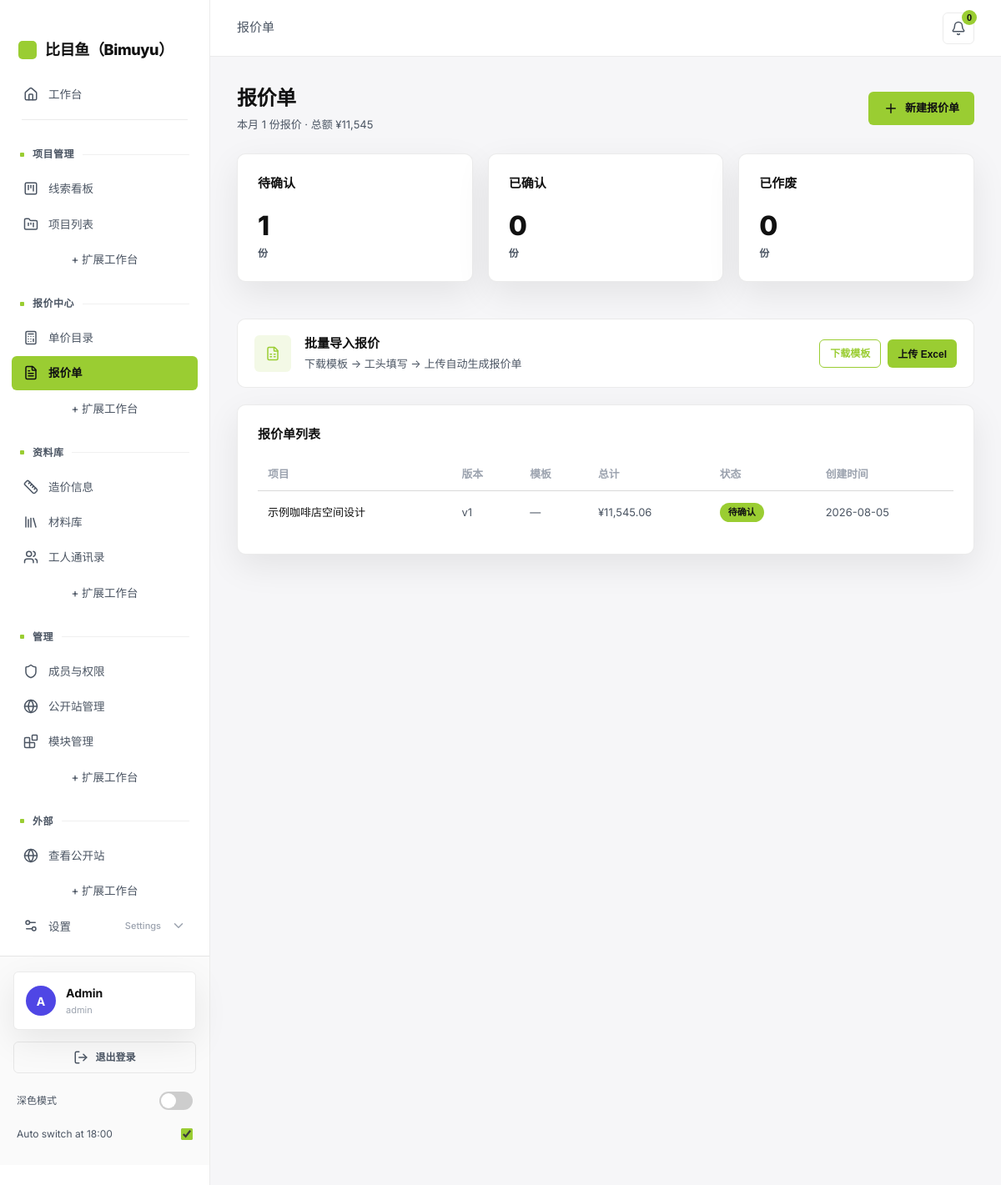
Page /app/quotes (signed in) on the committed database.
### tables this page shows
CREATE TABLE collaborators (
  id INTEGER PRIMARY KEY AUTOINCREMENT,
  email TEXT UNIQUE NOT NULL,
  password_hash TEXT NOT NULL,
  display_name TEXT,
  role TEXT DEFAULT 'viewer',
  project_ids TEXT DEFAULT '[]',
  invited_by TEXT,
  invited_at DATETIME,
  expires_at DATETIME,
  last_access_at DATETIME,
  revoked BOOLEAN DEFAULT FALSE,
  token TEXT
, avatar_url TEXT, username TEXT, membership_level TEXT DEFAULT 'standard', login_days INTEGER DEFAULT 0, earnings REAL DEFAULT 0, onboarding_done INTEGER DEFAULT 0);

CREATE TABLE quotes (
  id INTEGER PRIMARY KEY AUTOINCREMENT,
  project_id INTEGER,
  version INTEGER DEFAULT 1,
  template_id INTEGER,
  json_detail TEXT NOT NULL,
  direct_cost REAL,
  design_fee_pct REAL,
  management_fee_pct REAL,
  tax_pct REAL,
  margin_pct REAL,
  total REAL,
  status TEXT DEFAULT 'draft',
  created_at DATETIME DEFAULT CURRENT_TIMESTAMP,
  FOREIGN KEY (project_id) REFERENCES projects(id),
  FOREIGN KEY (template_id) REFERENCES boq_templates(id)
);

CREATE TABLE projects (
  id INTEGER PRIMARY KEY AUTOINCREMENT,
  code TEXT UNIQUE,
  name TEXT NOT NULL,
  client_id INTEGER,
  industry TEXT,
  area REAL,
  status TEXT DEFAULT 'lead',
  start_date DATE,
  deadline DATE,
  budget_min REAL,
  budget_max REAL,
  brief_md TEXT,
  created_at DATETIME DEFAULT CURRENT_TIMESTAMP,
  updated_at DATETIME DEFAULT CURRENT_TIMESTAMP, lead_designer TEXT, assistant_designer TEXT, construction_lead TEXT, cost REAL DEFAULT 0, profit REAL, margin_pct REAL,
  FOREIGN KEY (client_id) REFERENCES clients(id)
);

### app/routers/quotes.py (the view)
@router.get("", response_class=HTMLResponse)
async def quotes_list(
    request: Request,
    user: dict = Depends(get_current_user),
    unpaid: str = None,
    status: str = None,
):
    project_ids = get_accessible_project_ids(user)
    extra = ""
    if unpaid:
        extra = " AND q.project_id IN (SELECT project_id FROM invoices WHERE paid = 0)"
    if status:
        extra += f" AND q.status = '{status}'"
    with db_session() as conn:
        if project_ids is None:
            quotes = rows_to_list(
                conn.execute(
                    f"""
                    SELECT q.*, p.name as project_name, p.code as project_code,
                           t.name as template_name
                    FROM quotes q
                    JOIN projects p ON q.project_id = p.id
                    LEFT JOIN boq_templates t ON q.template_id = t.id
                    WHERE 1=1 {extra}
                    ORDER BY q.created_at DESC
                    """
                ).fetchall()
            )
        elif project_ids:
            placeholders = ",".join("?" * len(project_ids))
            quotes = rows_to_list(
                conn.execute(
                    f"""
                    SELECT q.*, p.name as project_name, p.code as project_code,
                           t.name as template_name
                    FROM quotes q
                    JOIN projects p ON q.project_id = p.id
                    LEFT JOIN boq_templates t ON q.template_id = t.id
                    WHERE q.project_id IN ({placeholders}) {extra}
                    ORDER BY q.created_at DESC
                    """,
                    project_ids,
                ).fetchall()
            )
        else:
            quotes = []
    _PENDING = {"draft", "pending", "submitted"}
    _CONFIRMED = {"confirmed", "approved"}
    _VOID = {"void", "cancelled"}
    quote_stats = {"pending": 0, "confirmed": 0, "void": 0, "total": len(quotes), "amount": 0}
    for q in quotes:
        s = (q.get("status") or "").lower()
        if s in _PENDING:
            quote_stats["pending"] += 1
        elif s in _CONFIRMED:
            quote_stats["confirmed"] += 1
        elif s in _VOID:
            quote_stats["void"] += 1
        if q.get("total") is not None:
            try:
                quote_stats["amount"] += float(q["total"])
            except (TypeError, ValueError):
                pass
    if user["role"] == "viewer":
        for q in quotes:
            q["total"] = None
    return templates.TemplateResponse(
        "app/quotes/index.html",
        {
            "request": request,
            "user": user,
            "quotes": quotes,
            "quote_stats": quote_stats,
            "active_filter": {"unpaid": unpaid, "status": status},
        },
    )

### templates/app/quotes/index.html (shortened to what this page needs)
{% extends "app/base.html" %}
{% block content %}
{% macro stag(s) %}
  {% set label = {'draft':'待确认','pending':'待确认','submitted':'待提交','confirmed':'已确认','approved':'已确认','void':'已作废','cancelled':'已作废'}.get(s, s) %}
  {% if s in ['draft','pending','submitted'] %}
    <span class="tag tag-accent">{{ label }}</span>
  {% elif s in ['confirmed','approved'] %}
    <span class="tag tag-muted">{{ label }}</span>
  {% elif s in ['void','cancelled'] %}
    <span class="tag tag-risk">{{ label }}</span>
  {% else %}
    <span class="tag tag-muted">{{ label }}</span>
  {% endif %}
{% endmacro %}
<div class="page-header">
  <div>
    <div class="page-title">报价单</div>
    <div class="page-sub">本月 {{ quote_stats.total }} 份报价 · 总额 ¥{{ '{:,.0f}'.format(quote_stats.amount) if quote_stats.amount else '0' }}</div>
  </div>
  <a class="btn-accent" href="/app/projects"><i data-lucide="plus"></i> 新建报价单</a>
</div>
<div class="grid-3">
  <div class="card panel"><h3>待确认</h3><div class="metric-value">{{ quote_stats.pending }}</div><div class="metric-label">份</div></div>
  <div class="card panel"><h3>已确认</h3><div class="metric-value">{{ quote_stats.confirmed }}</div><div class="metric-label">份</div></div>
  <div class="card panel"><h3>已作废</h3><div class="metric-value">{{ quote_stats.void }}</div><div class="metric-label">份</div></div>
</div>
<div class="import-region">
  <span class="import-icon"><i data-lucide="file-spreadsheet"></i></span>
  <div class="import-body">
    <div class="import-title">批量导入报价</div>
    <div class="import-steps">下载模板 → 工头填写 → 上传自动生成报价单</div>
  </div>
  <div class="import-actions">
    <a href="#" class="btn btn-sm btn-outline">下载模板</a>
    <button type="button" class="btn btn-sm btn-primary" onclick="alert('上传功能即将上线')">上传 Excel</button>
  </div>
</div>
<div class="card panel">
  <h3>报价单列表</h3>
  <table class="table">
    <thead>
      <tr><th>项目</th><th>版本</th><th>模板</th><th>总计</th><th>状态</th><th>创建时间</th></tr>
    </thead>
    <tbody>
      {% for q in quotes %}
      <tr>
        <td><a href="/app/projects/{{ q.project_id }}?tab=quote&quote_id={{ q.id }}" style="color:var(--text-primary);text-decoration:none">{{ q.project_name }}</a></td>
        <td>v{{ q.version }}</td>
        <td>{{ q.template_name or '—' }}</td>
        <td>{% if q.total is not none %}¥{{ '{:,.2f}'.format(q.total) }}{% else %}—{% endif %}</td>
        <td>{{ stag(q.status) }}</td>
        <td>{{ q.created_at[:10] if q.created_at else '' }}</td>
      </tr>
      {% else %}
      <tr><td colspan="6" style="color:var(--text-muted)">暂无报价</td></tr>
      {% endfor %}
    </tbody>
  </table>
</div>
{% endblock %}

### templates/app/base.html (shortened to what this page needs)
<!DOCTYPE html>
<html lang="zh-CN">
<head>
  <link rel="stylesheet" href="/static/css/style.css">
  <link rel="stylesheet" href="/static/css/halo.css?v=19">
  <link rel="stylesheet" href="/static/css/cockpit.css?v=3">
  <link rel="stylesheet" href="https://cdnjs.cloudflare.com/ajax/libs/cropperjs/1.6.1/cropper.min.css">
</head>
<body>
  <div class="app-layout">
    <aside class="app-sidebar">
      <div class="sidebar-brand">
        <span class="brand-mark" aria-hidden="true"></span>
        <span>比目鱼（Bimuyu）</span>
      </div>
      {% set cur = request.url.path %}
      {% set t = request.query_params.get('tab', '') %}
      {% set extend_base = "https://vsence.com/pricing" %}
      {% set _parts = cur.split('/') %}
      {% set _section = '/' + _parts[1] + ('/' + _parts[2] if _parts|length > 2 and _parts[2] != '' else '') %}
      {% set _title_map = {
        '/app': '工作台',
        '/app/dashboard': '工作台',
        '/dashboard': '工作台',
        '/app/pipeline': '线索看板',
        '/app/projects': '项目列表',
        '/app/quotes': '报价单',
        '/app/catalog': '单价目录',
        '/app/calculator': '造价信息',
        '/app/library': '材料库',
        '/app/workers': '工人通讯录',
        '/app/settings': '设置',
        '/app/modules': '模块管理',
        '/app/notifications': '消息中心',
        '/app/tasks': '待办'
      } %}
      {% set section_title = _title_map.get(_section, '工作台') %}
      <nav data-onb="nav">
        <ul class="app-nav">
          <li>
            <a href="/dashboard" class="nav-dash{% if cur == '/dashboard' or cur == '/app/dashboard' or cur == '/app/' %} active{% endif %}">
              <i data-lucide="home"></i>
              工作台
            </a>
          </li>
          <li class="nav-divider"></li>
          <li class="nav-section"><span class="nav-section__zh">项目管理</span></li>
          <li><a href="/app/pipeline" {% if cur == '/app/pipeline' %}class="active"{% endif %}><i data-lucide="kanban-square"></i>线索看板</a></li>
          <li><a href="/app/projects" {% if cur == '/app/projects' %}class="active"{% endif %}><i data-lucide="folder-kanban"></i>项目列表</a></li>
          <li><a class="nav-extend" href="{{ extend_base }}?from=projects" target="_blank" rel="noopener">+ 扩展工作台</a></li>
          <li class="nav-section"><span class="nav-section__zh">报价中心</span></li>
          <li><a href="/app/catalog" {% if cur == '/app/catalog' %}class="active"{% endif %}><i data-lucide="calculator"></i>单价目录</a></li>
          <li><a href="/app/quotes" {% if cur == '/app/quotes' %}class="active"{% endif %}><i data-lucide="file-text"></i>报价单</a></li>
          <li><a class="nav-extend" href="{{ extend_base }}?from=quotes" target="_blank" rel="noopener">+ 扩展工作台</a></li>
          <li class="nav-section"><span class="nav-section__zh">资料库</span></li>
          <li><a href="/app/calculator" {% if cur == '/app/calculator' %}class="active"{% endif %}><i data-lucide="ruler"></i>造价信息</a></li>
          <li><a href="/app/library" {% if cur == '/app/library' %}class="active"{% endif %}><i data-lucide="library"></i>材料库</a></li>
          <li><a href="/app/workers" {% if cur == '/app/workers' %}class="active"{% endif %}><i data-lucide="users"></i>工人通讯录</a></li>
          <li><a class="nav-extend" href="{{ extend_base }}?from=library" target="_blank" rel="noopener">+ 扩展工作台</a></li>
          {% if user and user.role == 'admin' %}
          <li class="nav-section"><span class="nav-section__zh">管理</span></li>
          <li><a href="/app/settings?tab=members" {% if cur == '/app/settings' and t == 'members' %}class="active"{% endif %}><i data-lucide="shield"></i>成员与权限</a></li>
          <li><a href="/app/settings?tab=public" {% if cur == '/app/settings' and t == 'public' %}class="active"{% endif %}><i data-lucide="globe"></i>公开站管理</a></li>
          <li><a href="/app/modules" {% if cur == '/app/modules' %}class="active"{% endif %}><i data-lucide="blocks"></i>模块管理</a></li>
          <li><a class="nav-extend" href="{{ extend_base }}?from=manage" target="_blank" rel="noopener">+ 扩展工作台</a></li>
          {% endif %}
          <li class="nav-section"><span class="nav-section__zh">外部</span></li>
          <li data-onb="public"><a href="/" target="_blank"><i data-lucide="globe"></i>查看公开站</a></li>
          <li><a class="nav-extend" href="{{ extend_base }}?from=external" target="_blank" rel="noopener">+ 扩展工作台</a></li>
          {% if user and user.role == 'admin' %}
          <li class="nav-dropdown {% if cur == '/app/settings' %}open{% endif %}" data-onb="settings">
            <button type="button" class="nav-dropdown__toggle" aria-haspopup="true" aria-expanded="{% if cur == '/app/settings' %}true{% else %}false{% endif %}" onclick="var d=this.parentElement;d.classList.toggle('open');this.setAttribute('aria-expanded',d.classList.contains('open'))">
              <span class="nav-dropdown__main"><i data-lucide="settings-2"></i><span class="nav-dropdown__zh">设置</span></span><span class="nav-dropdown__en">Settings</span>
              <i data-lucide="chevron-down" class="nav-dropdown__chevron"></i>
            </button>
          </li>
          {% endif %}
        </ul>
      </nav>
      <div class="sidebar-footer">
          <div class="sidebar-user" id="sidebarUser" data-onb="account"
               onclick="location.href='/app/account'" title="查看账户与权益">
            {% if user.avatar_url %}
            <img class="user-avatar" src="{{ user.avatar_url }}" alt="">
            {% else %}
            <span class="user-avatar" aria-hidden="true">{{ (user.display_name or user.username or user.email)[0:1] | upper }}</span>
            {% endif %}
            <div class="user-info">
              <span class="user-name">{{ user.display_name or user.username or user.email }}</span>
              <span class="user-role">{{ (user.role or 'member') | lower }}</span>
            </div>
          </div>
          <a href="/app/logout" class="sidebar-logout">
            <i data-lucide="log-out"></i>
            <span>退出登录</span>
          </a>
        <div class="theme-switch-row">
          <span class="theme-switch-label">深色模式</span>
          <label class="switch switch--small" title="Toggle dark / light theme">
            <span class="slider"></span>
          </label>
        </div>
        <label class="auto-toggle-row" title="Automatically switch to dark mode after 18:00">
          <span class="auto-label">Auto switch at 18:00</span>
          <input type="checkbox" id="autoToggle" onchange="toggleAuto()">
        </label>
      </div>
    </aside>
    <main class="app-main">
      <header class="app-topbar" data-onb="top">
        <div class="topbar-left">
          <span class="topbar-section">{{ section_title }}</span>
        </div>
        <div class="topbar-right">
          <div class="topbar-bell" id="bellWrap">
            <button type="button" class="topbar-bell__btn" id="bellBtn"
                    aria-label="消息中心" aria-haspopup="true" aria-expanded="false">
              <i data-lucide="bell"></i>
              <span class="topbar-bell__badge" id="bellBadge" hidden>0</span>
            </button>
          </div>
        </div>
      </header>
      <div class="content">
        {% block content %}{% endblock %}
      </div>
    </main>
  </div>
</body>
</html>

### static/css/style.css (style rules this page uses)
:root { --bg: #f7f4ee; --surface: #ffffff; --text: #1c201d; --muted: #6a645d; --accent: #63615A; --accent-rgb: 99, 97, 90; --accent-signature: #c8ff00; --case-accent: #c8ff00; --accent-light: #ece9e3; --border: #e3ddd2; --radius: 14px; --radius-lg: 24px; --shadow: 0 10px 30px rgba(var(--accent-rgb), 0.08); --shadow-card: 0 8px 24px rgba(0, 0, 0, .06); --shadow-card-hover: 0 12px 30px rgba(26, 22, 20, .12); --cases-grid-cols: 2; --cases-grid-gap: 20px; --cases-grid-mt: 30px; --lift: -6px; --ease-out: cubic-bezier(.23, 1, .32, 1); --font: "Prompt", "Noto Sans SC", "PingFang SC", -apple-system, BlinkMacSystemFont, "Segoe UI", sans-serif; --font-display: "Prompt", "Noto Sans SC", sans-serif; }
* { box-sizing: border-box; margin: 0; padding: 0; }
body { font-family: var(--font); background: var(--bg); color: var(--text); line-height: 1.6; min-height: 100vh; }
a { color: var(--accent); text-decoration: none; }
.btn, .btn-primary { display: inline-block; padding: 12px 28px; background: transparent; color: var(--accent) !important; border: 1px solid var(--accent); border-radius: 100px; font-size: .9rem; font-weight: 500; cursor: pointer; text-decoration: none !important; transition: background-color .3s ease, color .3s ease, border-color .3s ease; }
.btn-outline { background: transparent; border: 1px solid var(--accent); color: var(--accent) !important; }
.app-layout { display: flex; min-height: 100vh; }
.app-sidebar { width: 220px; background: var(--accent); color: #fff; padding: 24px 0; flex-shrink: 0; }
.app-nav { list-style: none; }
.app-nav a { display: block; padding: 10px 20px; color: rgba(255,255,255,.75); font-size: .875rem; text-decoration: none; }
.app-nav a:hover, .app-nav a.active { background: rgba(255,255,255,.1); color: #fff; text-decoration: none; }
.app-main { flex: 1; padding: 32px; overflow-x: auto; }
.card { background: var(--surface); border: 1px solid var(--border); border-radius: var(--radius); padding: 20px; margin-bottom: 20px; }
table { width: 100%; border-collapse: collapse; font-size: .875rem; }
th, td { padding: 10px 12px; text-align: left; border-bottom: 1px solid var(--border); }
th { color: var(--muted); font-weight: 500; font-size: .8rem; }
.page-title { font-family: var(--font-display); font-weight: 300; font-size: clamp(2rem, 4vw, 2.8rem); margin-bottom: 40px; }

### static/css/cockpit.css (style rules this page uses)
.app-nav li.nav-divider { height: 1px; margin: 10px 12px; background: var(--border); }

### rows in the picture
collaborators: display_name "A", display_name "Admin", role "admin"
quotes: project_name "示例咖啡店空间设计", version "1", template_name "—", total "11,545.06", label "待确认", created_at "2026-08-05"

### other values in the picture
{{ section_title }} "报价单"
{{ quote_stats.total }} "1"
{{ '{:,.0f}'.format(quote_stats.amount) if quote_stats.amount else '0' }} "11,545"
{{ quote_stats.pending }} "1"
{{ quote_stats.confirmed }} "0"
{{ quote_stats.void }} "0"
